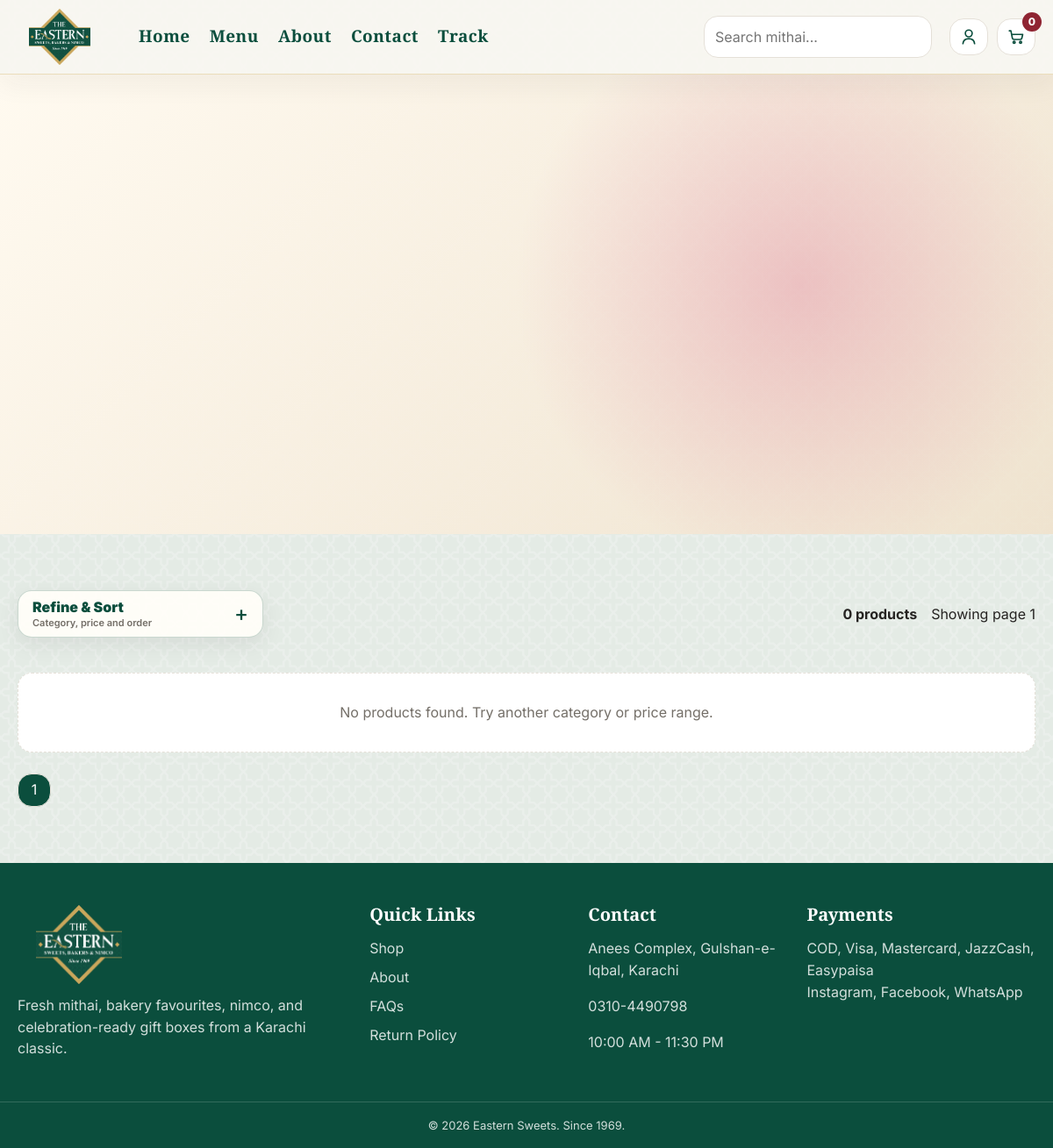
Page /category/ice-cream-scoops on the committed database.
### tables this page shows
CREATE TABLE settings (
  id INT UNSIGNED AUTO_INCREMENT PRIMARY KEY,
  setting_key VARCHAR(100) NOT NULL UNIQUE,
  setting_value TEXT NOT NULL,
  setting_group VARCHAR(60) NOT NULL DEFAULT 'general'
);

CREATE TABLE categories (
  id INT UNSIGNED AUTO_INCREMENT PRIMARY KEY,
  name VARCHAR(120) NOT NULL,
  slug VARCHAR(140) NOT NULL UNIQUE,
  image_path VARCHAR(255) NOT NULL,
  banner_image_path VARCHAR(255) NULL,
  banner_tagline VARCHAR(255) NULL,
  banner_cta_text VARCHAR(100) NULL,
  banner_cta_link VARCHAR(255) NULL,
  banner_accent VARCHAR(20) NULL,
  banner_animation VARCHAR(50) NOT NULL DEFAULT 'slide-3d',
  sort_order INT NOT NULL DEFAULT 0,
  is_active TINYINT(1) NOT NULL DEFAULT 1,
  created_at TIMESTAMP NOT NULL DEFAULT CURRENT_TIMESTAMP
);

### includes/helpers.php (called while the page is built, shortened)
<?php
function h($value): string
{
    return htmlspecialchars((string)$value, ENT_QUOTES, 'UTF-8');
}
function asset(string $path): string
{
    return base_url($path);
}
function url(string $route = '', array $params = []): string
{
    $route = trim($route, '/');
    $query = http_build_query($params);
    $path = $route === '' || $route === 'home' ? '' : $route;
    return base_url($path) . ($query ? '?' . $query : '');
}
function base_url(string $path = ''): string
{
    $dir = str_replace('\\', '/', dirname($_SERVER['SCRIPT_NAME'] ?? '/'));
    $dir = preg_replace('#/admin(?:/.*)?$#', '', $dir);
    $dir = $dir === '/' ? '' : rtrim($dir, '/');
    return $dir . '/' . ltrim($path, '/');
}
function cart_items(): array
{
    return $_SESSION['cart'] ?? [];
}
function cart_count(): int
{
    $count = 0;
    return $count;
}
function current_user(): ?array
{
    return $_SESSION['user'] ?? null;
}
function render(string $view, array $data = [], string $layout = 'main'): void
{
    extract($data, EXTR_SKIP);
    $viewFile = __DIR__ . '/../views/' . $view . '.php';
    require $viewFile;
    require __DIR__ . '/../views/layouts/' . $layout . '.php';
}
function active_route(string $route): string
{
    return trim($_GET['route'] ?? '', '/') === $route ? 'is-active' : '';
}
function app_setting(string $key, string $fallback = ''): string
{
    try {
        $stmt = Database::connection()->prepare('SELECT setting_value FROM settings WHERE setting_key = ? LIMIT 1');
        $stmt->execute([$key]);
        $value = $stmt->fetchColumn();
        return $value !== false ? (string)$value : $fallback;
    } catch (Throwable $e) {
        return $fallback;
    }
}

### controllers/StoreController.php (called while the page is built, shortened)
<?php
final class StoreController
{
    public function category(string $slug): void
    {
        $category = Category::findBySlug(trim($slug, '/'));
        $page = max(1, (int)($_GET['page'] ?? 1));
        $limit = 12;
        $filters = [
            'category_id' => (int)$category['id'],
            'q' => trim((string)($_GET['q'] ?? '')),
            'sort' => (string)($_GET['sort'] ?? 'popular'),
            'min_price' => $_GET['min_price'] ?? null,
            'max_price' => $_GET['max_price'] ?? null,
        ];
        render('shop', [
            'title' => $category['name'] . ' - Eastern Sweets',
            'categories' => Category::all(),
            'products' => Product::search($filters, $limit, ($page - 1) * $limit),
            'total' => Product::count($filters),
            'page' => $page,
            'limit' => $limit,
            'filters' => $filters,
            'category' => $category,
            'categoryBanner' => $this->categoryBanner((string)$category['slug'], $category),
        ]);
    }
    private function categoryBanner(string $slug, array $category): array
    {
        $cta = (string)($category['banner_cta_link'] ?: 'category/' . $slug);
        if (!preg_match('#^(https?://|/)#', $cta)) {
            $cta = url($cta);
        }
        $generatedCutout = 'uploads/categories/banner-cutouts/' . $slug . '.png';
        $bannerImage = is_file(dirname(__DIR__) . '/' . $generatedCutout)
            ? $generatedCutout
            : ($category['banner_image_path'] ?: ($category['image_path'] ?? 'public/assets/images/products/product-33.png'));
        return [
            'name' => (string)$category['name'],
            'tagline' => $category['banner_tagline'] ?: 'Freshly prepared Eastern Sweets favourites',
            'image' => $bannerImage,
            'accent' => $category['banner_accent'] ?: '#d1ad57',
            'cta_text' => $category['banner_cta_text'] ?: 'Shop ' . $category['name'],
            'cta' => $cta,
            'animation' => $category['banner_animation'] ?: 'basic',
        ];
    }
}

### includes/db.php (called while the page is built, shortened)
<?php
final class Database
{
    private static ?PDO $pdo = null;
    public static function connection(): PDO
    {
        if (self::$pdo instanceof PDO) {
            return self::$pdo;
        }
        $dsn = 'mysql:host=' . DB_HOST . ';port=' . DB_PORT . ';dbname=' . DB_NAME . ';charset=' . DB_CHARSET;
        self::$pdo = new PDO($dsn, DB_USER, DB_PASS, [
            PDO::ATTR_ERRMODE => PDO::ERRMODE_EXCEPTION,
            PDO::ATTR_DEFAULT_FETCH_MODE => PDO::FETCH_ASSOC,
            PDO::ATTR_EMULATE_PREPARES => false,
        ]);
        return self::$pdo;
    }
}

### models/Category.php (called while the page is built, shortened)
<?php
final class Category
{
    public static function all(): array
    {
        $stmt = Database::connection()->query('SELECT * FROM categories WHERE is_active = 1 ORDER BY sort_order, name');
        return $stmt->fetchAll();
    }
    public static function findBySlug(string $slug): ?array
    {
        $stmt = Database::connection()->prepare('SELECT * FROM categories WHERE slug = ? AND is_active = 1 LIMIT 1');
        $stmt->execute([$slug]);
        $row = $stmt->fetch();
        return $row ?: null;
    }
}

### views/partials/category-banner.php (the view, shortened to what this page needs)
<?php
$banner = $categoryBanner ?? [
    'name' => 'Eastern Sweets',
    'tagline' => 'Freshly prepared favourites',
    'image' => 'public/assets/images/products/product-33.png',
    'accent' => '#d1ad57',
    'cta' => url('shop'),
    'cta_text' => 'Shop Menu',
    'animation' => 'basic',
];
$animation = $banner['animation'] ?? 'basic';
$animationClass = 'is-basic-banner';
if ($animation === 'mithai-spin') {
    $animationClass = 'is-mithai-spin';
} elseif ($animation === 'slide-3d') {
    $animationClass = 'is-slide-3d';
}
?>
<section class="category-hero-3d <?= $animationClass ?>" style="--category-accent: <?= h($banner['accent']) ?>" data-category-banner>
    <div class="container category-hero-inner">
        <div class="category-plate-stage">
        </div>
    </div>
</section>

### views/shop.php (shortened to what this page needs)
<?php if (!empty($categoryBanner)): ?>
    <?php require __DIR__ . '/partials/category-banner.php'; ?>
<?php else: ?>
    <section class="page-hero compact">
        <div class="container"><p class="eyebrow">Fresh menu</p><h1>Shop Mithai & Bakery</h1></div>
    </section>
<?php endif; ?>
<section class="section">
    <div class="container">
        <div class="shop-toolbar">
            <details class="filter-disclosure">
                <summary><span>Refine &amp; Sort</span><small>Category, price and order</small></summary>
            </details>
            <div class="results-head"><strong><?= h($total) ?> products</strong><span>Showing page <?= h($page) ?></span></div>
        </div>
        <div>
            <?php if (!$products): ?><div class="empty-state">No products found. Try another category or price range.</div><?php endif; ?>
            <div class="pagination">
                <?php for ($i = 1; $i <= max(1, (int)ceil($total / $limit)); $i++): ?>
                    <a class="<?= $i === $page ? 'is-active' : '' ?>" href="<?= !empty($category) ? url('category/' . $category['slug'], array_merge($_GET, ['page' => $i])) : url('shop', array_merge($_GET, ['page' => $i])) ?>"><?= $i ?></a>
                <?php endfor; ?>
            </div>
        </div>
    </div>
</section>

### views/partials/header.php (shortened to what this page needs)
<header class="site-header">
    <div class="container nav-wrap">
        <a class="brand" href="<?= url('home') ?>"><img src="<?= asset(app_setting('site_logo', 'public/assets/images/logo.png')) ?>" alt="Eastern Sweets"></a>
        <nav class="site-nav" data-nav>
            <a class="<?= active_route('home') ?>" href="<?= url('home') ?>">Home</a>
            <a class="<?= active_route('shop') ?>" href="<?= url('shop') ?>">Menu</a>
            <a class="<?= active_route('about') ?>" href="<?= url('about') ?>">About</a>
            <a class="<?= active_route('contact') ?>" href="<?= url('contact') ?>">Contact</a>
            <a class="<?= active_route('track') ?>" href="<?= url('track') ?>">Track</a>
        </nav>
        <form class="nav-search" action="<?= url('shop') ?>" method="get">
            <input name="q" type="search" placeholder="Search mithai..." value="<?= h($_GET['q'] ?? '') ?>">
        </form>
        <div class="nav-actions">
            <a class="icon-link" href="<?= current_user() ? url('account') : url('login') ?>" aria-label="Account" title="Account">
                <svg aria-hidden="true" viewBox="0 0 24 24"><path d="M12 12a4.25 4.25 0 1 0 0-8.5 4.25 4.25 0 0 0 0 8.5Zm-7.25 8.5c.45-4 3.13-6.25 7.25-6.25s6.8 2.25 7.25 6.25"/></svg>
            </a>
            <a class="cart-link" href="<?= url('cart') ?>" aria-label="Cart" title="Cart">
                <svg aria-hidden="true" viewBox="0 0 24 24"><path d="M3.5 4.5h2l1.8 9.15a2 2 0 0 0 2 1.6h7.85a2 2 0 0 0 1.95-1.55l1.05-4.7H6.4M9.5 20a1.25 1.25 0 1 0 0-2.5 1.25 1.25 0 0 0 0 2.5Zm8 0a1.25 1.25 0 1 0 0-2.5 1.25 1.25 0 0 0 0 2.5Z"/></svg>
                <span data-cart-count><?= cart_count() ?></span>
            </a>
        </div>
    </div>
</header>

### views/partials/footer.php
<footer class="site-footer">
    <div class="container footer-grid">
        <div>
            <img class="footer-logo" src="<?= asset(app_setting('site_logo', 'public/assets/images/logo.png')) ?>" alt="Eastern Sweets">
            <p><?= h(app_setting('footer_about', 'Fresh mithai, bakery favourites, nimco, and celebration-ready gift boxes from a Karachi classic.')) ?></p>
        </div>
        <div>
            <h3>Quick Links</h3>
            <a href="<?= url('shop') ?>">Shop</a>
            <a href="<?= url('about') ?>">About</a>
            <a href="<?= url('faqs') ?>">FAQs</a>
            <a href="<?= url('refund') ?>">Return Policy</a>
        </div>
        <div>
            <h3>Contact</h3>
            <p><?= h(app_setting('footer_address', 'Anees Complex, Gulshan-e-Iqbal, Karachi')) ?></p>
            <p><?= h(app_setting('footer_phone', '0310-4490798')) ?></p>
            <p><?= h(app_setting('footer_hours', '10:00 AM - 11:30 PM')) ?></p>
        </div>
        <div>
            <h3>Payments</h3>
            <div class="payment-mini"><?= h(app_setting('footer_payments', 'COD, Visa, Mastercard, JazzCash, Easypaisa')) ?></div>
            <p class="socials"><?= h(app_setting('footer_socials', 'Instagram, Facebook, WhatsApp')) ?></p>
        </div>
    </div>
    <div class="footer-bottom">&copy; <?= date('Y') ?> Eastern Sweets. Since 1969.</div>
</footer>

### rows in the picture
settings: setting_value (picture)
settings: setting_value "Fresh mithai, bakery favourites, nimco, and celebration-ready gift boxes from a Karachi classic."
settings: setting_value "Anees Complex, Gulshan-e-Iqbal, Karachi"
settings: setting_value "0310-4490798"
settings: setting_value "10:00 AM - 11:30 PM"
settings: setting_value "COD, Visa, Mastercard, JazzCash, Easypaisa"
settings: setting_value "Instagram, Facebook, WhatsApp"

### other values in the picture
cart_count() "0"
$total "0"
$page "1"
